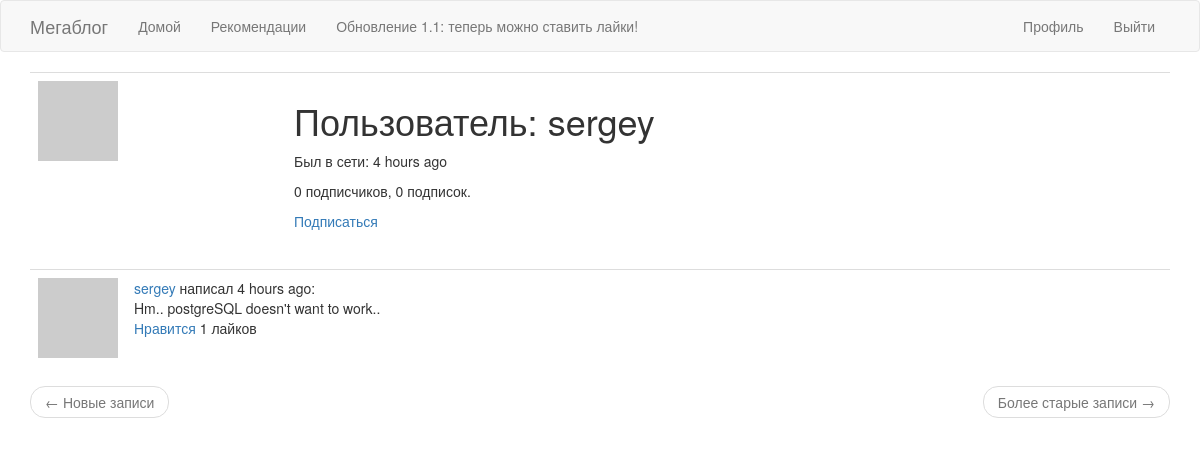
Before: /user/sergey (signed in) with the older database file.
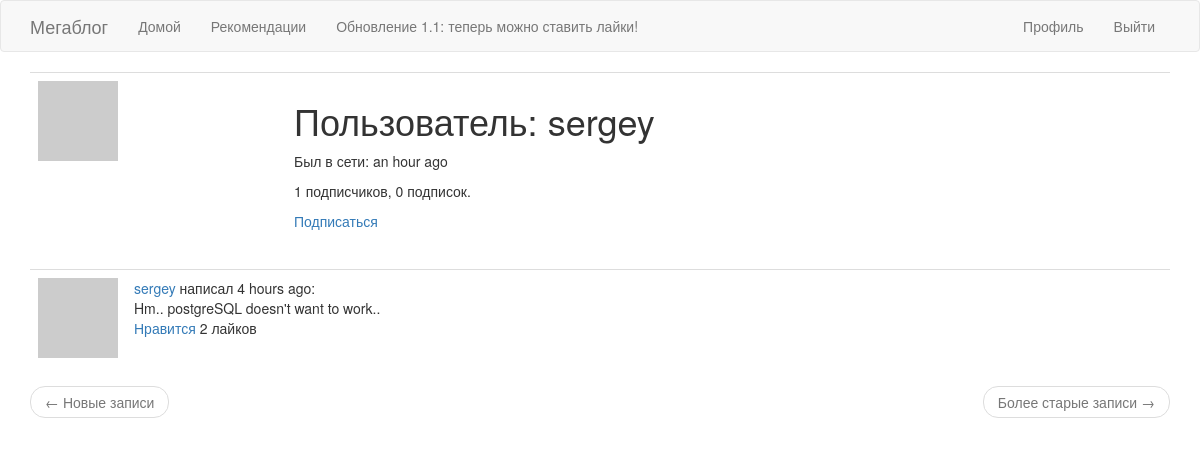
After: the same page with the newer database file.
### app/models.py (models this page shows, shortened)
class User(UserMixin, db.Model):
    id = db.Column(db.Integer, primary_key=True)
    username = db.Column(db.String(64), index=True, unique=True)
    email = db.Column(db.String(120), index=True, unique=True)
    password_hash = db.Column(db.String(128))
    posts = db.relationship('Post', backref='author', lazy='dynamic')
    about_me = db.Column(db.String(140))
    last_seen = db.Column(db.DateTime, default=datetime.utcnow)
    followed = db.relationship(
        'User', secondary=followers,
        primaryjoin=(followers.c.follower_id == id),
        secondaryjoin=(followers.c.followed_id == id),
        backref=db.backref('followers', lazy='dynamic'), lazy='dynamic')
    liked = db.relationship(
        'PostLike',
        foreign_keys='PostLike.user_id',
        backref='user', lazy='dynamic')
    def avatar(self, size):
        digest = md5(self.email.lower().encode('utf-8')).hexdigest()
        return 'https://www.gravatar.com/avatar/{}?d=identicon&s={}'.format(
            digest, size)
    def is_following(self, user):
        return self.followed.filter(
            followers.c.followed_id == user.id).count() > 0
    def has_liked_post(self, post):
        return PostLike.query.filter(
            PostLike.user_id == self.id,
            PostLike.post_id == post.id).count() > 0

class Post(db.Model):
    id = db.Column(db.Integer, primary_key=True)
    body = db.Column(db.String(140))
    timestamp = db.Column(db.DateTime, index=True, default=datetime.utcnow)
    user_id = db.Column(db.Integer, db.ForeignKey('user.id'))
    likes = db.relationship('PostLike', backref='post', lazy='dynamic')

### app/routes.py (the view)
@app.route('/user/<username>')
@login_required
def user(username):
    user = User.query.filter_by(username=username).first_or_404()
    page = request.args.get('page', 1, type=int)
    posts = user.posts.order_by(Post.timestamp.desc()).paginate(
        page, app.config['POSTS_PER_PAGE'], False)
    next_url = url_for('user', username=user.username, page=posts.next_num) \
        if posts.has_next else None
    prev_url = url_for('user', username=user.username, page=posts.prev_num) \
        if posts.has_prev else None
    return render_template('user.html', user=user, posts=posts.items,
                            next_url=next_url, prev_url=prev_url)

### app/models.py (called while the page is built)
@login.user_loader
def load_user(id):
    return User.query.get(int(id))

### app/routes.py (called while the page is built)
@app.before_request
def before_request():
    if current_user.is_authenticated:
        current_user.last_seen = datetime.utcnow()
        db.session.commit()

### app/templates/user.html (shortened to what this page needs)
{% extends "base.html" %}
{% block app_content %}
    <table class="table table-hover">
        <tr>
            <td width="256px"><img src="{{ user.avatar(256) }}"></td>
            <td>
                <h1>Пользователь: {{ user.username }}</h1>
                {% if user.last_seen %}
                <p>Был в сети: {{ moment(user.last_seen).fromNow() }}</p>
                {% endif %}
                <p>{{ user.followers.count() }} подписчиков, {{ user.followed.count() }} подписок.</p>
                {% if user == current_user %}
                <p><a href="{{ url_for('edit_profile') }}">Редактировать информацию о себе</a></p>
                {% elif not current_user.is_following(user) %}
                <p><a href="{{ url_for('follow', username=user.username) }}">Подписаться</a></p>
                {% else %}
                <p><a href="{{ url_for('unfollow', username=user.username) }}">Отписаться</a></p>
                {% endif %}
            </td>
        </tr>
    </table>
    {% for post in posts %}
        {% include '_post.html' %}
    {% endfor %}
    <nav aria-label="...">
        <ul class="pager">
            <li class="previous{% if not prev_url %} disabled{% endif %}">
                <a href="{{ prev_url or '#' }}">
                    <span aria-hidden="true">&larr;</span> Новые записи
                </a>
            </li>
            <li class="next{% if not next_url %} disabled{% endif %}">
                <a href="{{ next_url or '#' }}">
                    Более старые записи <span aria-hidden="true">&rarr;</span>
                </a>
            </li>
        </ul>
    </nav>
{% endblock %}

### app/templates/_post.html
<table class="table table-hover">
    <tr>
        <td width="70px">
            <a href="{{ url_for('user', username=post.author.username) }}">
                <img src="{{ post.author.avatar(70) }}" />
            </a>
        </td>
        <td>
            <a href="{{ url_for('user', username=post.author.username) }}">
                {{ post.author.username }}
            </a>
            написал {{ moment(post.timestamp).fromNow() }}:
            <br>
            {{ post.body }}
            <br>
            {% if current_user.has_liked_post(post) %}
                <a href="{{ url_for('like_action', post_id=post.id, action='unlike') }}">Больше не нравится</a>
            {% else %}
                <a href="{{ url_for('like_action', post_id=post.id, action='like') }}">Нравится</a>
            {% endif %}
            {{ post.likes.count() }} лайков
        </td>
    </tr>
</table>

Changed rows visible on the page:
changed User "sergey": last_seen "4 hours ago" → "an hour ago"
computed for Post "Hm.. postgreSQL doesn't want to work..": likes.count "1" → "2"
Other visible differences:
{{ user.followers.count() }}: "0" → "1"
